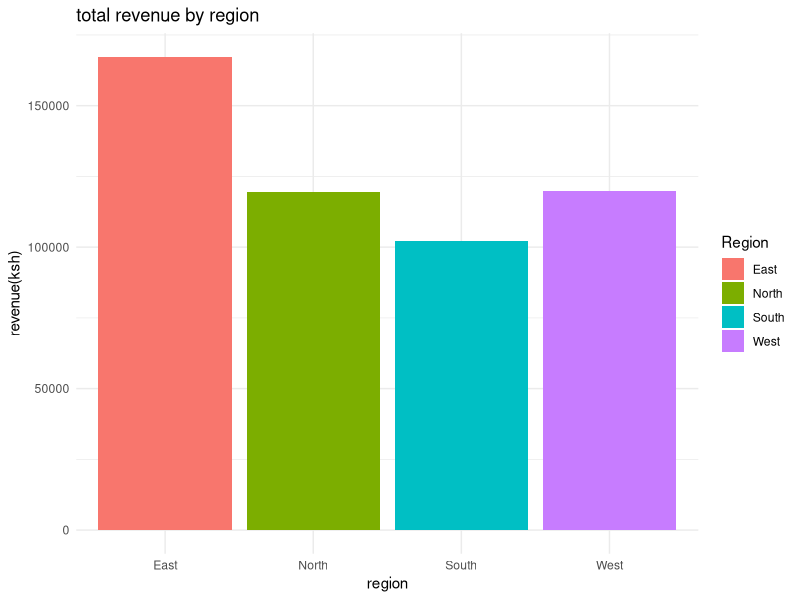
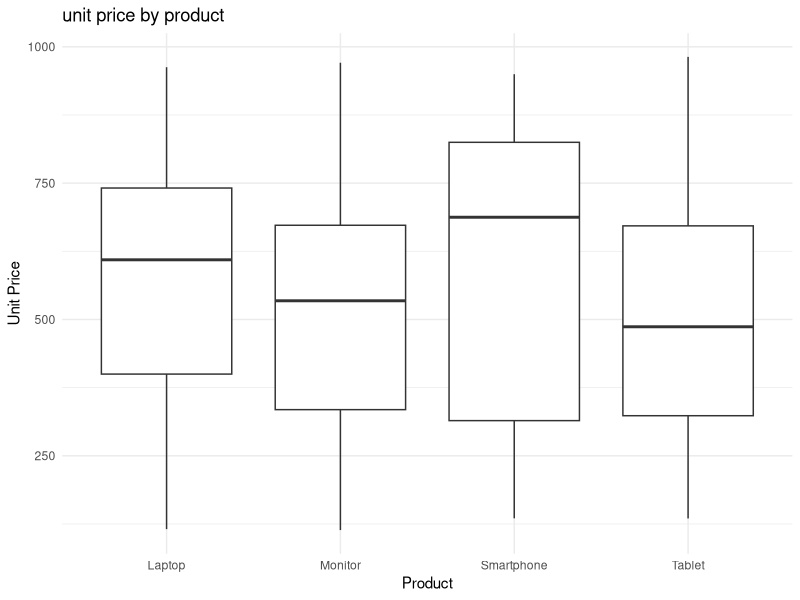

These charts were generated, in order, by the following R code:
library(tidyverse)
library(readxl)
workshop <- read_excel("workshop.xlsx")
head(workshop)
str(workshop)
summary(workshop)
colSums(is.na(workshop))
calaculated_revenue <- workshop |>
  mutate(
    total_revenue_calculated = `Units Sold`* `Unit Price`,
    `Total Revenue`= ifelse(is.na(`Total Revenue`), total_revenue_calculated, `Total Revenue`)
  )
region_revenue <- workshop |>
  group_by(Region) |>
  summarise(`Total Revenue`=sum(`Total Revenue`,na.rm=TRUE))|>
  arrange(desc(`Total Revenue`))
average_feedback <- workshop |>
  group_by(Salesperson) |>
  summarise(average_feedback=mean(`Customer Feedback Score`,na.rm=TRUE)) |>
  arrange(desc(average_feedback))
top_selling_product <- workshop |>
  group_by(Product) |>
  summarise(`Units Sold`=sum(`Units Sold`,na.rm=TRUE)) |>
  arrange(desc(`Units Sold`))
ggplot(workshop,aes(x=Region,y=`Total Revenue`,fill=Region))+
  geom_bar(stat = "summary", fun = sum)+
  labs(title="total revenue by region",
       x="region",
       y="revenue(ksh)")+
  theme_minimal()
ggplot(workshop,aes(x=Product,y=`Unit Price`,fil=Product))+
  geom_boxplot()+
  labs(title="unit price by product")+
  theme_minimal()
average_product_price <- workshop |>
  group_by(Product) |>
  summarise(average_product_price=mean(`Unit Price`))|>
  arrange(desc(average_product_price))
daily_revenue <- workshop |>
  group_by(Date) |>
  summarise(daily_revenue=sum(`Total Revenue`,na.rm=TRUE))|>
  ggplot(aes(x=Date,y=daily_revenue))+
  geom_line(color="steel blue")+
  labs(title = "revenue over time",
       x="date",
       y="total revenue")+
  theme_minimal()
library(caret) 
model <-lm(`Total Revenue`~`Units Sold`+`Unit Price`,data=workshop)
summary(model)